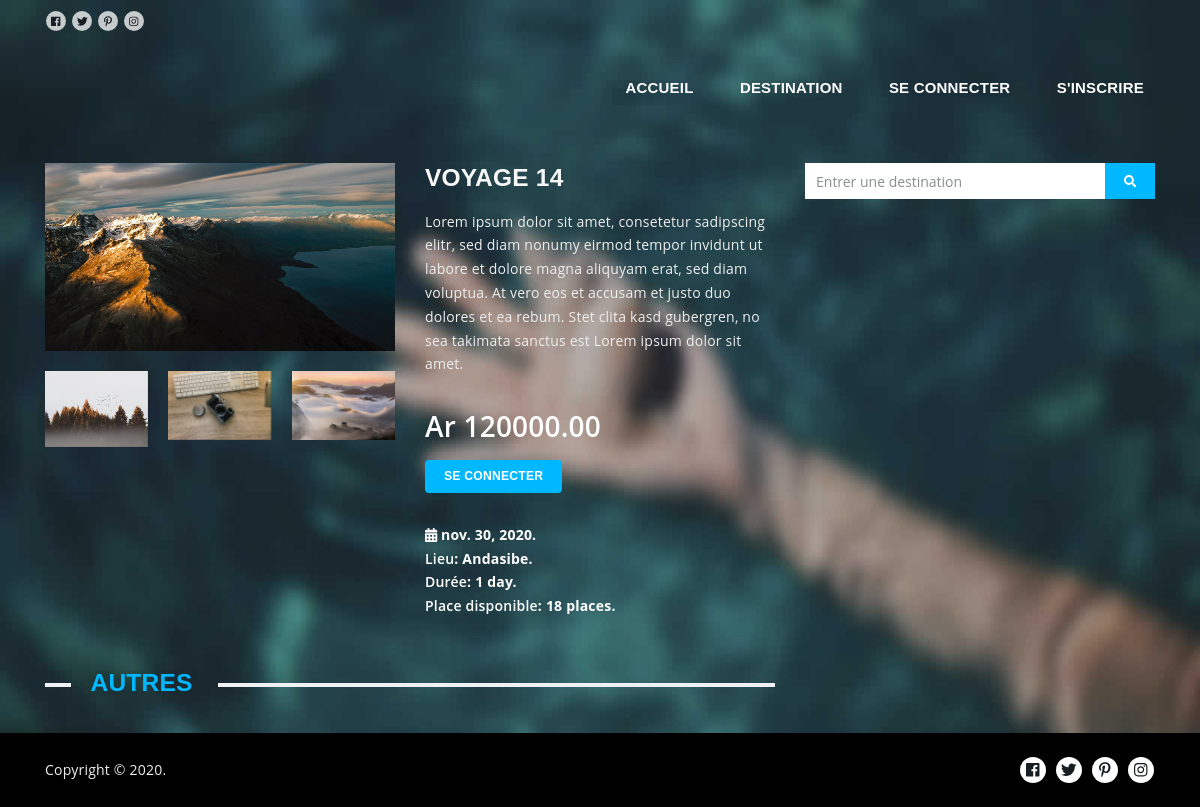
Screenshot of /voyage-14-andasibe with the database file from the repository.
### app/models.py (models this page shows, shortened)
class Voyages(models.Model):
    photo_autres = models.ManyToManyField(Images)
    couverture_voyage = models.ImageField(upload_to='images/%Y/%m/%d/', null=True, blank=True)
    couverture_grand = ImageSpecField(
        source='couverture_voyage',
        processors=[Thumbnail(700,350)],
        format='JPEG',
        options={'quality':60}
    )
    couverture_grand2 = ImageSpecField(
        source='couverture_voyage',
        processors=[Thumbnail(400,559)],
        format='JPEG',
        options={'quality':60}
    )
    couverture_moyen = ImageSpecField(
        source='couverture_voyage',
        processors=[Thumbnail(160,205)],
        format='JPEG',
        options={'quality':60}
    )
    couverture_petit = ImageSpecField(
        source='couverture_voyage',
        processors=[Thumbnail(160,136)],
        format='JPEG',
        options={'quality':60}
    )
    nom_voyage = models.CharField(max_length=20)
    prix_voyage = models.IntegerField()
    place_voyage = models.PositiveSmallIntegerField()
    date_voyage = models.DateField(auto_now=False, auto_now_add=False)
    duree_voyage = models.IntegerField()
    lieu_voyage = models.ForeignKey(Lieux, on_delete=models.CASCADE)
    vehicule_voyage = models.ForeignKey(Vehicules, on_delete=models.CASCADE)
    chauffeur_voyage = models.ForeignKey(Employees, on_delete=models.CASCADE, related_name="driver")
    responsable_voyage = models.ForeignKey(Employees, on_delete=models.CASCADE, related_name="responsible")
    description_voyage = models.TextField()
    slug = models.SlugField(blank=True)
    class Meta:
        verbose_name = 'Voyage'
        verbose_name_plural = 'Voyages'

class Images(models.Model):
    titre_image = models.CharField(max_length=20)
    image = models.ImageField(upload_to='images/%Y/%m/%d/', null=True, blank=True)
    image_moyen = ImageSpecField(
        source='image',
        processors=[Thumbnail(160,205)],
        format='JPEG',
        options={'quality':60}
    )
    image_petit = ImageSpecField(
        source='image',
        processors=[Thumbnail(160,160)],
        format='JPEG',
        options={'quality':60}
    )
    class Meta:
        verbose_name = 'Image'
        verbose_name_plural = 'Images'

class Lieux(models.Model):
    nom_lieu = models.CharField(max_length=20, unique=True)
    def __str__(self):
        return self.nom_lieu
    class Meta:
        verbose_name = 'Lieu'
        verbose_name_plural = 'Lieux'
        ordering = ['nom_lieu']

### app/views.py (the view, shortened to what this page needs)
# urls.py: path('<slug:slug>', views.detail, name="detail"),
def detail(request, slug):
    voyage = get_object_or_404(Voyages, slug=slug)
    other_voyages = Voyages.objects.filter(
        date_voyage__gt=datetime.date.today(),
        place_voyage__gt=0
    ).exclude(id=voyage.id)
    other_voyages_sampling = random.sample(list(other_voyages), k=int(other_voyages.count()/2))
    form = ReservationForm()
    context = {
        'voyage':voyage,
        'form':form,
        'other_voyages':other_voyages_sampling
    }
    return render(request, 'detail.html', context)

### app/forms.py
class ReservationForm(ModelForm):
    class Meta:
        model = Reservations
        fields = ['nombre_place']

### templates/detail.html (shortened to what this page needs)
{% extends "base.html" %}
{% load static %}
{% block content %}
    <header class="nk-header nk-header-opaque">
        <div class="nk-contacts-top">
            <div class="container">
                <div class="nk-contacts-left">
                    <ul class="nk-social-links">
                        <li><a class="nk-social-facebook" href="#"><span class="fab fa-facebook"></span></a></li>
                        <li><a class="nk-social-twitter" href="https://twitter.com/nkdevv" target="_blank"><span class="fab fa-twitter"></span></a></li>
                        <li><a class="nk-social-pinterest" href="#"><span class="fab fa-pinterest-p"></span></a></li>
                        <li><a class="nk-social-instagram" href="#"><span class="fab fa-instagram"></span></a></li>
                    </ul>
                </div>
            </div>
        </div>
        <nav class="nk-navbar nk-navbar-top nk-navbar-sticky nk-navbar-autohide nk-navbar-transparent">
            <div class="container">
                <div class="nk-nav-table">
                    <a href="" class="nk-nav-logo">
                    </a>
                    <ul class="nk-nav nk-nav-right d-none d-lg-table-cell" data-nav-mobile="#nk-nav-mobile">
                        {% if user.is_authenticated %}
                            <li>
                                <a href="{% url 'home' %}">Accueil</a>
                            </li>
                            <li>
                                <a href="{% url 'destination' %}">Destination</a>
                            </li>
                            <li class=" nk-drop-item">
                                <a href="">{{user.username}}</a>
                                <ul class="dropdown">
                                    <li>
                                        <a href="{% url 'reservation' %}">Réservation</a>
                                    </li>
                                    <li>
                                        <a href="{% url 'password_change' %}">Changer le mot de passe</a>
                                    </li>
                                    <li>
                                        <a href="{% url 'logout' %}">Se déconnecter</a>
                                    </li>
                                </ul>
                            </li>
                        {% else %}
                            <li>
                                <a href="{% url 'home' %}">Accueil</a>
                            </li>
                            <li>
                                <a href="{% url 'destination' %}">Destination</a>
                            </li>
                            <li>
                                <a href="{% url 'signin' %}">Se connecter</a>
                            </li>
                            <li>
                                <a href="{% url 'signup' %}">S'inscrire</a>
                            </li>
                        {% endif %}
                    </ul>
                    <ul class="nk-nav nk-nav-right nk-nav-icons">
                    </ul>
                </div>
            </div>
        </nav>
    </header>
    <div class="nk-main">
        <div class="nk-gap-2"></div>
        <div class="container">
            <div class="row vertical-gap">
                <div class="col-lg-8">
                    <div class="nk-store-product">
                        <div class="row vertical-gap">
                            <div class="col-md-6">
                                <div class="nk-popup-gallery">
                                    <div class="nk-gallery-item-box">
                                        <img src="{{voyage.couverture_grand2.url}}" alt="">
                                    </div>
                                    <div class="nk-gap-1"></div>
                                    <div class="row vertical-gap sm-gap">
                                        {% for image in voyage.photo_autres.all  %}
                                            <div class="col-6 col-md-4">
                                                <div class="nk-gallery-item-box">
                                                    <img src="{{image.image_petit.url}}" alt="">
                                                </div>
                                            </div>
                                        {% endfor %}
                                    </div>
                                </div>
                            </div>
                            <div class="col-md-6">
                                <h2 class="nk-product-title h3">{{voyage.nom_voyage}}</h2>
                                <div class="nk-product-description">
                                    <p>{{voyage.description_voyage}}</p>
                                </div>
                                <div class="nk-gap"></div>
                                {% if user.is_authenticated %}
                                    <form action="{% url 'detail' voyage.slug %}" method="post" class="nk-product-addtocart">
                                        {% csrf_token %}
                                        <div class="nk-product-price">Ar {{voyage.prix_voyage}}.00</div>
                                        <div class="nk-gap-1"></div>
                                        <div class="input-group">
                                            <input type="number" name="nombre_place" required="" id="id_nombre_place"  value="0" min="1" max="{{voyage.place_voyage}}" class="form-control" aria-invalid="false">
                                            <button class="nk-btn nk-btn-rounded nk-btn-color-main-1 nk-btn-hover-color-main-4" type="submit">Réserver</button>
                                        </div>
                                    </form>
                                {% else %}
                                    <form action="" class="nk-product-addtocart">
                                        <div class="nk-product-price">Ar {{voyage.prix_voyage}}.00</div>
                                        <div class="nk-gap-1"></div>
                                        <div class="input-group">
                                            <a href="{% url 'signin' %}" class="nk-btn nk-btn-rounded nk-btn-hover-color-main-4 nk-btn-color-main-1">Se connecter</a>
                                        </div>
                                    </form>
                                {% endif %}
                                <div class="nk-gap"></div>
                                <div class="nk-gap"></div>
                                <div class="nk-product-meta">
                                    <span class="fa fa-calendar"></span>  {{voyage.date_voyage}}.
                                    <div><strong>Lieu</strong>: {{voyage.lieu_voyage}}.</div>
                                    <div><strong>Durée</strong>: {{voyage.duree_voyage}} {% if voyage.duree_voyage > 1 %}days{% else %}day{% endif %}.</div>
                                    <div><strong>Place disponible</strong>: {{voyage.place_voyage}} {% if voyage.place_voyage > 1 %}places{% else %}place{% endif %}.</div>
                                </div>
                            </div>
                        </div>
                    </div>
                    <div class="nk-gap-3"></div>
                    <h3 class="nk-decorated-h-2"><span><span class="text-main-1">Autres</h3>
                    <div class="nk-gap"></div>
                </div>
                <div class="col-lg-4">
                    <aside class="nk-sidebar nk-sidebar-right nk-sidebar-sticky">
                        <div class="nk-widget">
                            <div class="nk-widget-content">
                                <form action="{% url 'search' %}" method="GET" class="nk-form nk-form-style-1" novalidate="novalidate">
                                    <div class="input-group">
                                        <input type="text" name="search_term" class="form-control" placeholder="Entrer une destination">
                                        <button class="nk-btn nk-btn-color-main-1">
                                        </button>
                                    </div>
                                </form>
                            </div>
                        </div>
                    </aside>
                </div>
            </div>
        </div>
        <div class="nk-gap-2"></div>
        <footer class="nk-footer">
            <div class="nk-copyright">
                <div class="container">
                    <div class="nk-copyright-left">
                        Copyright &copy; 2020.
                    </div>
                    <div class="nk-copyright-right">
                        <ul class="nk-social-links-2">
                            <li><a class="nk-social-facebook" href="#"><span class="fab fa-facebook"></span></a></li>
                            <li><a class="nk-social-twitter" href="https://twitter.com/nkdevv" target="_blank"><span class="fab fa-twitter"></span></a></li>
                            <li><a class="nk-social-pinterest" href="#"><span class="fab fa-pinterest-p"></span></a></li>
                            <li><a class="nk-social-instagram" href="#"><span class="fab fa-instagram"></span></a></li>
                        </ul>
                    </div>
                </div>
            </div>
        </footer>
    </div>
    <img class="nk-page-background-fixed" src="{% static './images/bg.jpg' %}" alt="">
{% endblock content %}

### templates/base.html (shortened to what this page needs)
{% load static %}
<!DOCTYPE html>
<html>
    <head>
        <link rel="stylesheet" href="{% static './css/bootstrap.min.css' %}">
        <link rel="stylesheet" href="{% static './css/ionicons.min.css' %}">
        <link rel="stylesheet" href="{% static './css/flickity.min.css' %}">
        <link rel="stylesheet" type="text/css" href="{% static './css/photoswipe.css' %}">
        <link rel="stylesheet" type="text/css" href="{% static './css/default-skin.css' %}">
        <link rel="stylesheet" href="{% static './css/bootstrap-slider.min.css' %}">
        <link rel="stylesheet" type="text/css" href="{% static './css/summernote-bs4.css' %}">
        <link rel="stylesheet" href="{% static './css/style.css' %}">
        <link rel="stylesheet" href="{% static './css/custom.css' %}">
    </head>
    <body>
        {% block content %}{% endblock content %}
    </body>
</html>

### rows the page displays
Voyages: couverture_grand2 (picture), nom_voyage "VOYAGE 14", description_voyage "Lorem ipsum dolor sit amet, consetetur sadipscing elitr, sed diam nonumy eirmod tempor invidunt ut labore et dolore magna aliquyam erat, sed diam voluptua. At vero eos et accusam et justo duo dolores et ea rebum. Stet clita kasd gubergren, no sea takimata sanctus est Lorem ipsum dolor sit amet.", prix_voyage "120000", date_voyage "nov. 30, 2020", lieu_voyage "Andasibe", duree_voyage "1", place_voyage "18"
Images: image_petit (picture)
Images: image_petit (picture)
Images: image_petit (picture)
